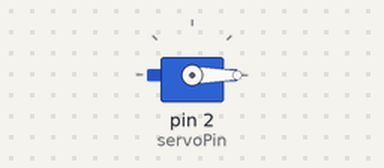
The sketch below on a simulated Arduino Uno, built with avr-gcc and run on an emulated ATmega328P. Parts: servo.

Above: at 0.1 s.
At 1.1 s:
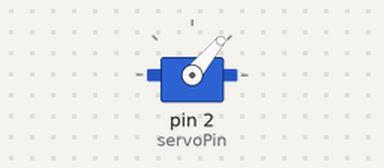
Timing chart, 0 to 2.6 s (numbered marks = the images above):
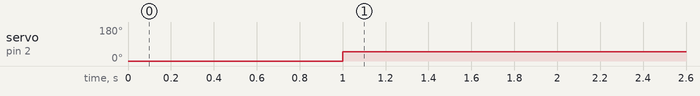

Measured:
- by itself, servo on pin 2 (servoPin): 0° → 50° at 1.0 s

The sketch:

SG90-easy.ino
```cpp
#include <Servo.h>

// 创建 Servo 对象
Servo myServo;

// 定义舵机信号引脚
const int servoPin = 2; // D4

void setup() {
  // 将舵机对象连接到指定的引脚
  myServo.attach(servoPin);
  // 初始化舵机位置为 0 度
  myServo.write(0);
  delay(1000); // 等待舵机移动到初始位置
}

void loop() {
  // 循环摆动舵机
  // for (int i = 0; i<180; i++){
  //   myServo.write(i);
  //   delay(30); // 控制舵机移动速度
  // }
  // for (int j = 180; j>=0; j--){
  //   myServo.write(j);
  //   delay(30); // 控制舵机移动速度
  // }
  myServo.write(50);
  delay(1000);

}
```
